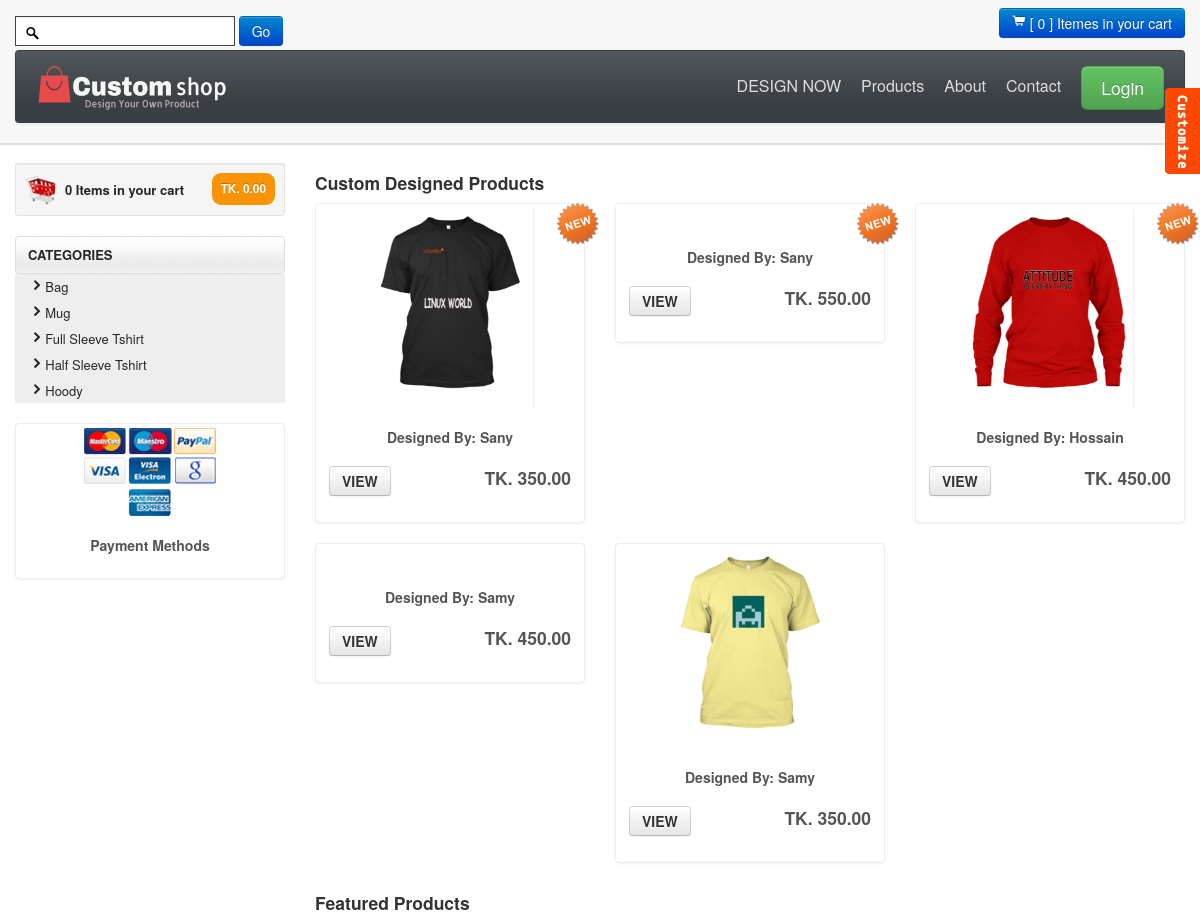
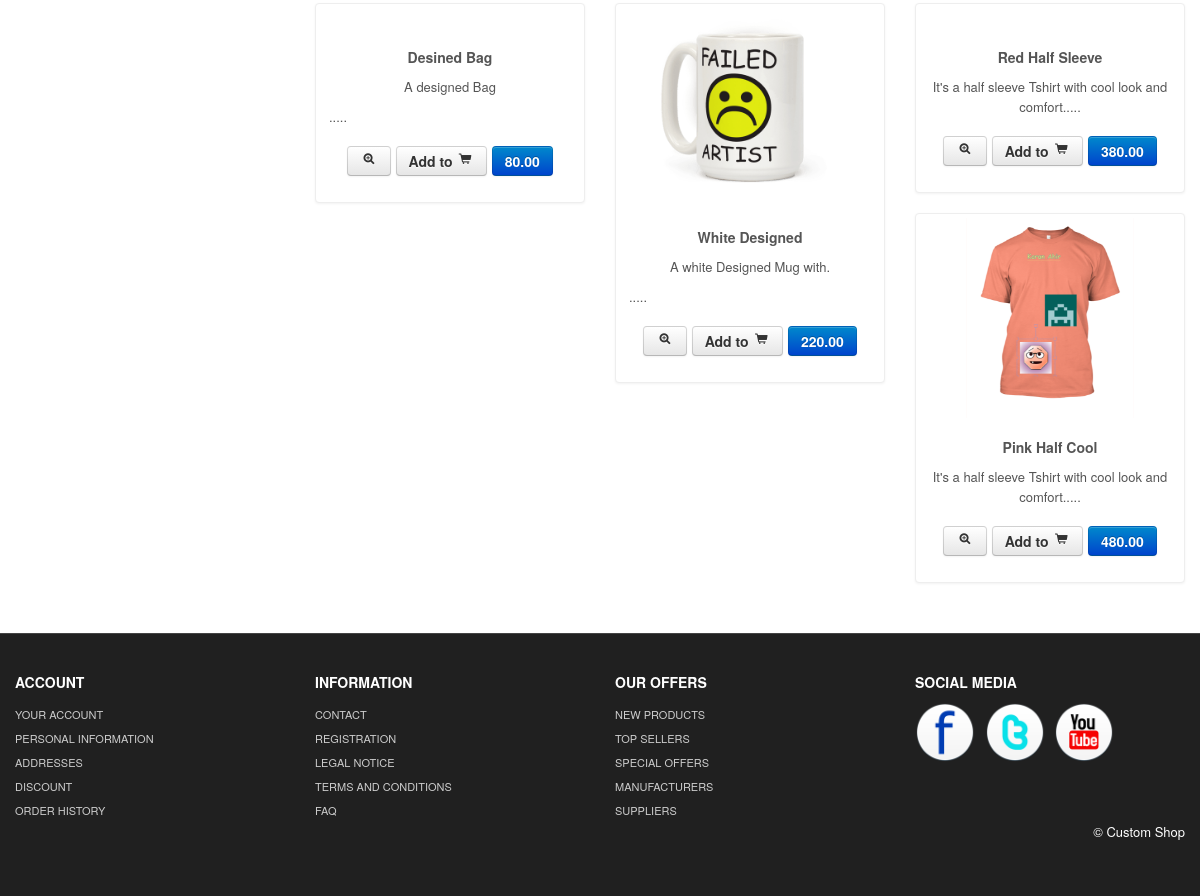
The app's page /custom_design/allproducts.php with its own data (2 pictures, top to bottom).
### tables this page shows
CREATE TABLE `category` (
  `catId` int(11) NOT NULL,
  `catName` varchar(255) NOT NULL
);

CREATE TABLE `product` (
  `productId` int(11) NOT NULL,
  `productName` varchar(255) NOT NULL,
  `catId` int(11) NOT NULL,
  `body` text NOT NULL,
  `price` float(10,2) NOT NULL,
  `image` varchar(255) NOT NULL,
  `pd_type` int(11) NOT NULL
);

CREATE TABLE `customer` (
  `id` int(11) NOT NULL,
  `fName` varchar(255) NOT NULL,
  `lName` varchar(255) NOT NULL,
  `email` varchar(255) NOT NULL,
  `pass` varchar(32) NOT NULL,
  `address` text NOT NULL,
  `city` varchar(60) NOT NULL,
  `zip` varchar(30) NOT NULL,
  `country` varchar(60) NOT NULL,
  `phone` varchar(30) NOT NULL,
  `code` varchar(100) NOT NULL,
  `status` tinyint(4) NOT NULL
);

### custom_design/classes/Cart.php (called while the page is built, shortened)
<?php
   $filepath = realpath(dirname(__FILE__));
   include_once ($filepath.'/../lib/Database.php');
   include_once ($filepath.'/../helpers/Format.php');
?>
<?php
class Cart
{
   private $db;
   public function __construct()
   {
	   $this->db = new Database();
   }
   public function checkCartTable()
   {
      $sId = session_id();
      $query = "SELECT * FROM cart WHERE sId = '$sId'";
      $result = $this->db->select($query);
      return $result;
   }
}
?>

### custom_design/lib/Database.php (called while the page is built, shortened)
<?php
Class Database{
   public $host   = DB_HOST;
   public $user   = DB_USER;
   public $pass   = DB_PASS;
   public $dbname = DB_NAME;
   public $link;
   private function connectDB(){
     $this->link = new mysqli($this->host, $this->user, $this->pass,
     $this->dbname);
   }
   public function select($query){
     $result = $this->link->query($query) or die($this->link->error.__LINE__);
     if($result->num_rows > 0){
       return $result;
     } else {
       return false;
     }
   }
}
?>

### custom_design/classes/Category.php (called while the page is built, shortened)
<?php
   $filepath = realpath(dirname(__FILE__));
   include_once ($filepath.'/../lib/Database.php');
   include_once ($filepath.'/../helpers/Format.php');
?>
<?php
   class Category
   {
   	   private $db;
   	   public function __construct()
   	   {
   		   $this->db = new Database();
   	   }
   	   public function getAllCat()
   	   {
   	   	   $query = "SELECT * FROM category ORDER BY catId DESC";
   	   	   $result = $this->db->select($query);
   	   	   return $result;
   	   }
   }
?>

### custom_design/classes/CustomPd.php (called while the page is built, shortened)
<?php
   $filepath = realpath(dirname(__FILE__));
   include_once ($filepath.'/../lib/Database.php');
   include_once ($filepath.'/../helpers/Format.php');
?>
<?php
class CustomPd
{
   private $db;
   public function __construct()
   {
	   $this->db = new Database();
   }
   public function getAllCustomSoldProduct()
   {
       $query = "SELECT p.*, c.lName FROM product as p, customer as c, pd_sold as s WHERE s.productId = p.productId AND s.cmrId = c.id AND p.pd_type = '1' ORDER BY p.productId DESC";
       $result = $this->db->select($query);
       return $result;
   }
}
?>

### custom_design/classes/Product.php (called while the page is built, shortened)
<?php
   $filepath = realpath(dirname(__FILE__));
   include_once ($filepath.'/../lib/Database.php');
   include_once ($filepath.'/../helpers/Format.php');
?>
<?php
class Product
{
   private $db;
   public function __construct()
   {
	   $this->db = new Database();
   }
   public function getAllFeaturedProduct()
   {
       $query = "SELECT * FROM product WHERE pd_type = '0' ORDER BY productId DESC";
       $result = $this->db->select($query);
       return $result;
   }
}
?>

### custom_design/helpers/Format.php (called while the page is built, shortened)
<?php
class Format{
   public function textShorten($text, $limit = 400){
     $text = $text. " ";
     $text = substr($text, 0, $limit);
     $text = substr($text, 0, strrpos($text, ' '));
     $text = $text.".....";
     return $text;
   }
}
?>

### custom_design/allproducts.php (the view)
<?php include 'inc/header.php';?>
<div id="mainBody">
	<div class="container">
	<div class="row">
	<?php include 'inc/sidebar.php';?>
		<div class="span9">
		 <h4>Custom Designed Products</h4>
			  <ul class="thumbnails">
			<?php
			   $getCpd = $cPd->getAllCustomSoldProduct();
			   if ($getCpd) {
			   	  $i = 0;
			      while ($resultCp = $getCpd->fetch_assoc()) {
			?>
				<li class="span3">
				  <div class="thumbnail">
			<?php
			    if ($i < 3) { ?>
			     	<i class="tag"></i>
			<?php }
			    $i++;
			?>
					<a  href="details.php?proid=<?php echo $resultCp['productId']; ?>"><img style="height: 200px;" src="admin/<?php echo $resultCp['image']; ?>" alt=""/></a>
					<div class="caption">
					  <h5>Designed By: <?php echo $resultCp['lName']; ?></h5>
					  <h4><a class="btn" href="details.php?proid=<?php echo $resultCp['productId']; ?>">VIEW</a> <span class="pull-right">TK. <?php echo $resultCp['price']; ?></span></h4>
					</div>
				  </div>
				</li>
			<?php } } ?>
			  </ul>
		<h4>Featured Products </h4>
			  <ul class="thumbnails">
			  <?php
			    $getFpd = $pd->getAllFeaturedProduct();
			    if ($getFpd) {
			    	while ($result = $getFpd->fetch_assoc()) {
			  ?>
				<li class="span3">
				  <div class="thumbnail">
					<a  href="details.php?proid=<?php echo $result['productId']; ?>"><img style="height: 200px;" src="admin/<?php echo $result['image']; ?>" alt=""/></a>
					<div class="caption">
					  <h5><?php echo $result['productName']; ?></h5>
					  <p>
						<?php echo $fm->textShorten($result['body'], 60); ?>
					  </p>
					  <h4 style="text-align:center"><a class="btn" href="details.php?proid=<?php echo $result['productId']; ?>"> <i class="icon-zoom-in"></i></a> <a class="btn" href="details.php?proid=<?php echo $result['productId']; ?>">Add to <i class="icon-shopping-cart"></i></a> <a class="btn btn-primary" type="disable"><?php echo $result['price']; ?></a></h4>
					</div>
				  </div>
				</li>
			<?php } } ?>
			  </ul>
		</div>
		</div>
	</div>
</div>
<?php include 'inc/footer.php';?>

### custom_design/inc/sidebar.php
<div id="sidebar" class="span3">
		<div class="well well-small"><a id="myCart" href="cart.php"><img src="themes/images/ico-cart.png" alt="cart">
			<?php
			  $getData = $ct->checkCartTable();
			  if ($getData) {
              	$item = Session::get("item");
                echo $item;
              } else {
              	echo "0";
              }
			?> Items in your cart  <span class="badge badge-warning pull-right">
          <?php
              $getData = $ct->checkCartTable();
              if ($getData) {
              	$sum = Session::get("sum");
                echo "TK. ".$sum;
              } else {
              	echo "TK. 0.00";
              }
          ?>
		</span></a></div>
		<ul id="sideManu" class="nav nav-tabs nav-stacked">
			<li class="subMenu open"><a> CATEGORIES</a>
				<ul>
			<?php
				$getCat = $cat->getAllCat();
				if ($getCat) {
				  while ($result = $getCat->fetch_assoc()) {
			?>
				<li><a href="products.php?catId=<?php echo $result['catId']; ?>"><i class="icon-chevron-right"></i><?php echo $result['catName']; ?> </a></li>
			<?php } } ?>
				</ul>
			</li>
		</ul>
		<br/>
			<div class="thumbnail">
				<img src="themes/images/payment_methods.png" title="Bootshop Payment Methods" alt="Payments Methods">
				<div class="caption">
				  <h5>Payment Methods</h5>
				</div>
			  </div>
	</div>

### custom_design/themes/css/base.css (style rules this page uses)
#mainBody { border-top:2px solid #dedede; padding-top: 18px; }
.tag { background:url(../images/new.png) no-repeat 0 0; position: absolute; display:block; top: -4px;right: -18px; height:48px; width:48px; }
#myCart img { float:left; margin-right:8px; }
#myCart .badge { padding: 9px; }
#myCart { font-size: 13px;font-weight: bold; line-height: 33px; }
#sidebar ul ul li a { font-size:12px; }
#sidebar ul { list-style: none;padding: 0;margin: 0;width: 100%; }
#sidebar li a { font-weight:bold; background:url(../images/tabRepeatInactive.png) repeat-x 0 0; color:#262626; }
#sidebar ul li li a { background:#eee; padding-left:14px;font-weight:normal;display:block; font-size:13px; line-height:26px; }
.thumbnail>a { display:block; text-align:center }
.thumbnail h5,.thumbnail p { text-align:center }
[class^="icon-"], [class*=" icon-"] { background-image: none; }
.navbar .nav.pull-right, #sideManu { overflow:hidden; }

### records on screen
category: catName "Bag"
category: catName "Mug"
category: catName "Full Sleeve Tshirt"
category: catName "Half Sleeve Tshirt"
category: catName "Hoody"
product: image (picture), customer.lName "Sany", price "350.00"
product: customer.lName "Sany", price "550.00"
product: image (picture), customer.lName "Hossain", price "450.00"
product: customer.lName "Samy", price "450.00"
product: image (picture), customer.lName "Samy", price "350.00"
product: productName "Desined Bag", body "A designed Bag .....", price "80.00"
product: image (picture), productName "White Designed", body "A white Designed Mug with. .....", price "220.00"
product: productName "Red Half Sleeve", body "It's a half sleeve Tshirt with cool look and comfort.....", price "380.00"
product: image (picture), productName "Pink Half Cool", body "It's a half sleeve Tshirt with cool look and comfort.....", price "480.00"
